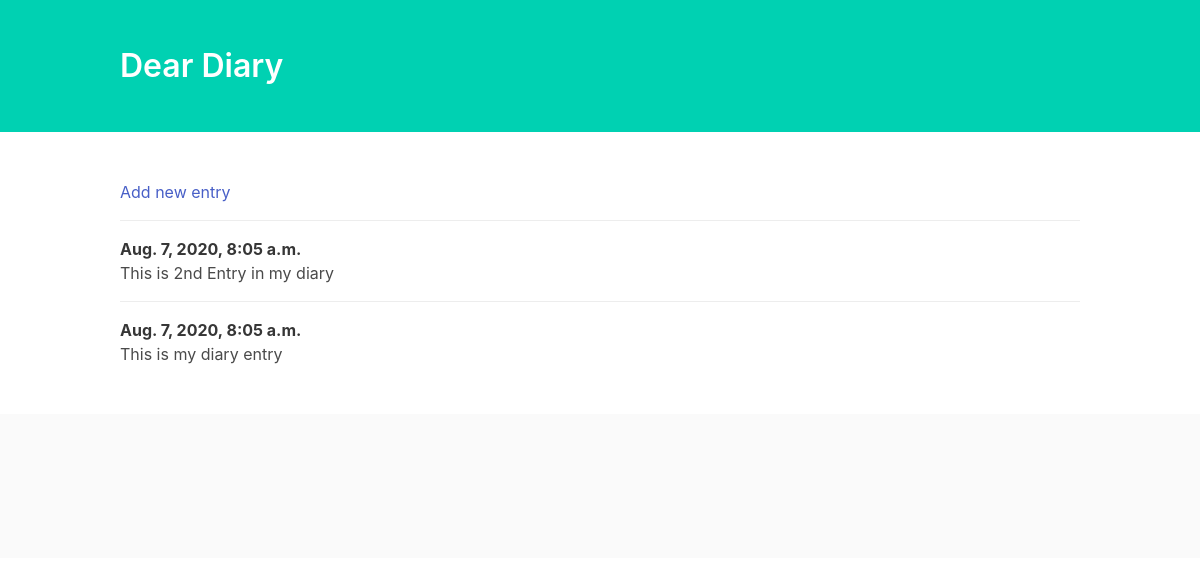
Before: / with the older database file.
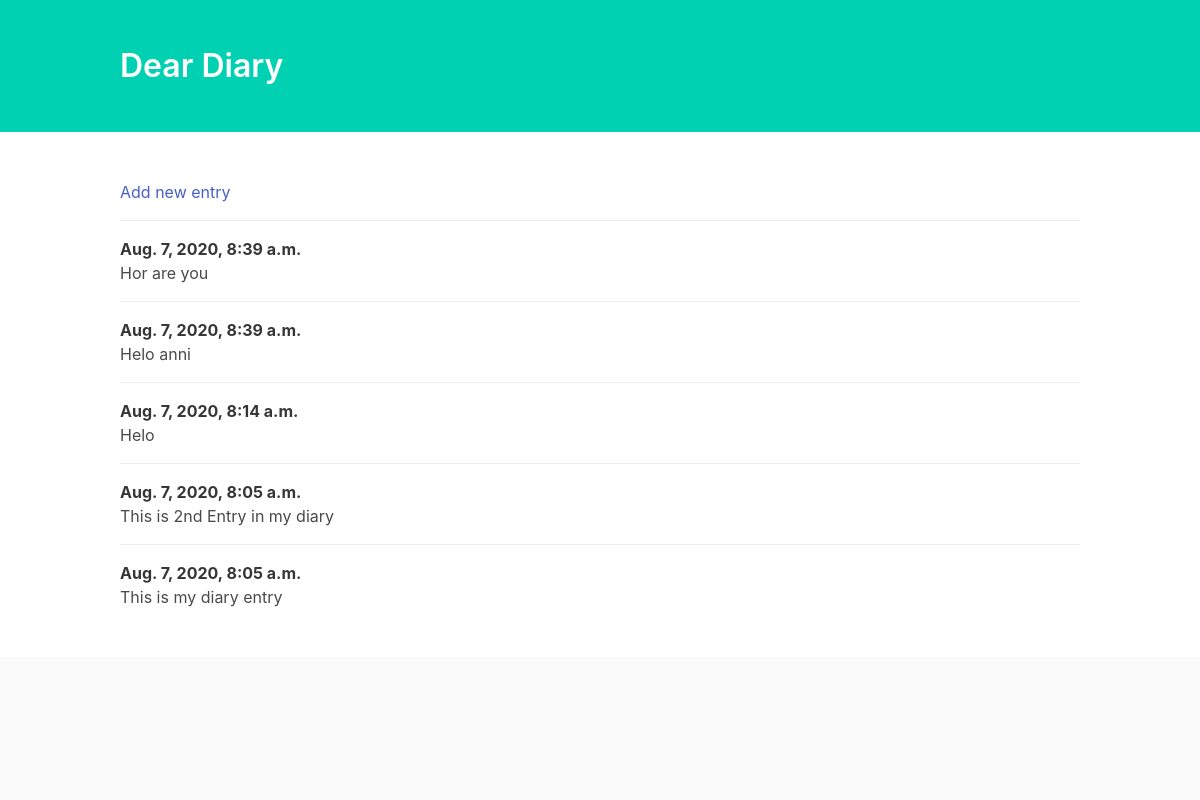
After: the same page with the newer database file.
### entries/models.py (models this page shows, shortened)
class Entry(models.Model):
    text = models.TextField()
    date_posted=models.DateTimeField(auto_now_add=True)
    class Meta:
        verbose_name_plural='entries'

### entries/views.py (the view)
# urls.py: path('', views.index,name="home"),
def index(request):
    entries = Entry.objects.order_by('-date_posted')
    context = {'entries': entries}
    return render(request,'entries/index.html',context)

### entries/templates/entries/index.html (shortened to what this page needs)
<!DOCTYPE html>
<html lang="en">
<head>
    <link rel="stylesheet" href="https://cdnjs.cloudflare.com/ajax/libs/bulma/0.6.2/css/bulma.min.css" />
</head>
<body>
    <section class="hero is-primary">
        <div class="hero-body">
            <div class="container">
                <h1 class="title">
                    Dear Diary
                </h1>
            </div>
        </div>
    </section>
    <section class="section">
        <div class="container">
            <article class="media">
                <div class="media-content">
                    <div class="content">
                        <a href="{% url 'add' %}">Add new entry</a>
                    </div>
                </div>
            </article>
            {% for entry in entries %}
            <article class="media">
                <div class="media-content">
                    <div class="content">
                        <p>
                            <strong>{{ entry.date_posted }}</strong>
                            <br> {{ entry.text }}
                        </p>
                    </div>
                </div>
            </article>
            {% endfor %}
        </div>
    </section>
    <footer class="footer">
    </footer>
</body>
</html>

Changed rows visible on the page:
added Entry: date_posted "Aug. 7, 2020, 8:39 a.m.", text "Hor are you"
added Entry: date_posted "Aug. 7, 2020, 8:39 a.m.", text "Helo anni"
added Entry: date_posted "Aug. 7, 2020, 8:14 a.m.", text "Helo"
